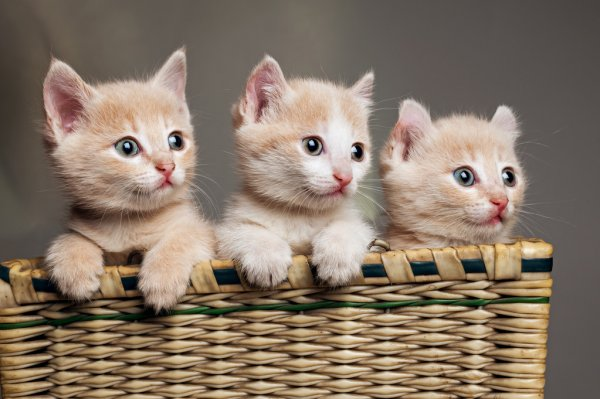
#> input picture gatos.jpg, 600 x 399 px, found by its file name
$ python code.py
#> lines starting #> are read from the running program, lines starting #| are printed output that depends on the picture; after the words box and inside, x2 and y2 are one past the last pixel; in counts of white or black regions, pixels touching at a corner belong together
import cv2 as cv
from matplotlib import pyplot as plt

imagem = cv.imread('Fotos/gatos.jpg')
#> imagem is the input picture: shape (399, 600, 3); mean B, G, R 103.7, 119.1, 135.3

gatinhosNumaCesta=cv.cvtColor(imagem,cv.COLOR_BGR2RGB)

blur=cv.GaussianBlur(gatinhosNumaCesta,(5,5),cv.BORDER_DEFAULT)
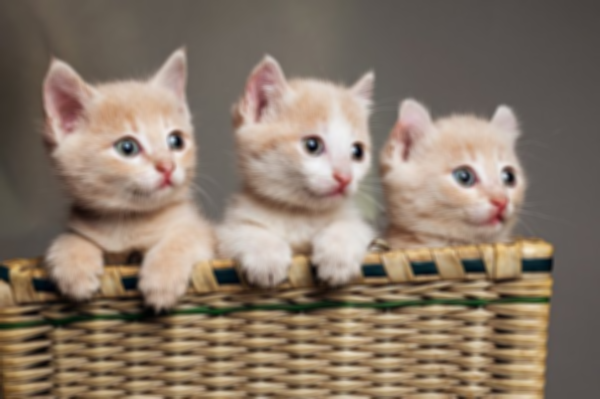
#> blur: shape (399, 600, 3); mean R, G, B 135.3, 119.1, 103.7

contorno = cv.Canny(blur,125,175)
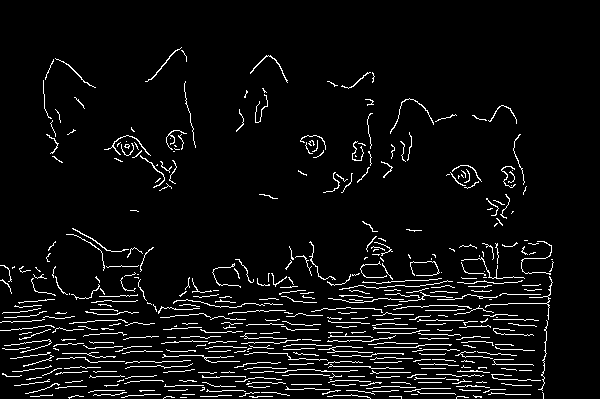
#> contorno: shape (399, 600); 5.4% white in thin lines or dots, all inside (x1, y1, x2, y2) = (0, 47, 554, 399)


contornos,hierarquia=cv.findContours(contorno, cv.RETR_LIST,cv.CHAIN_APPROX_NONE)
#> contornos = 430 contours, 423 with area under 20; largest, box (x1, y1, x2, y2) and area: (250, 55, 288, 83) 33, (104, 135, 151, 156) 30, (145, 47, 182, 82) 26, (140, 155, 165, 188) 24, (72, 228, 129, 252) 24, (390, 98, 434, 134) 22, (55, 58, 96, 88) 20
print(f'{len(contornos)}, contornos contados ')
#| 430, contornos contados

#> (the run stopped early here; a loop or call above may not have finished)
